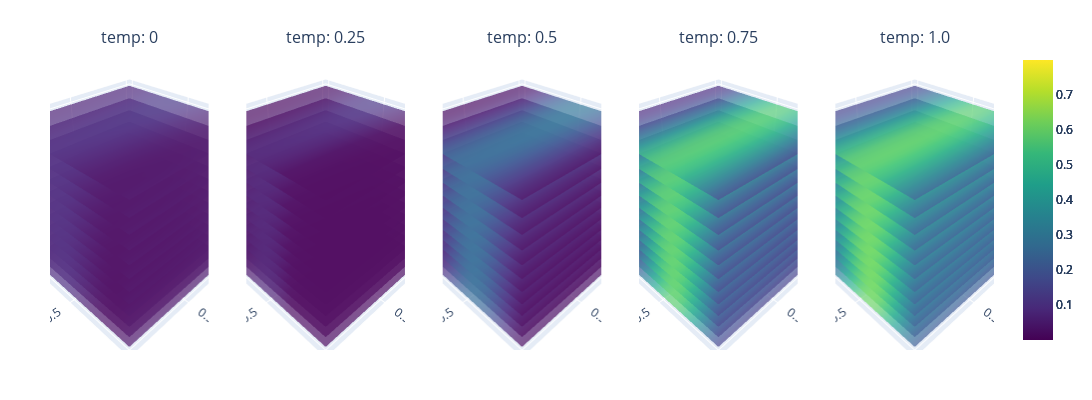

Write notebook code for a chart like this one.
### Code cell
random_seed = 0
iterations = 3
# Perform a random search on set_dataA for 5 random samples

iteration = np.arange(1, iterations+1)
batch_size = 15

# Iteration 0: Set up gp with initial data
original_bounds = torch.tensor([[30., 20., 75. , 33.], [600., 170., 100.,100.]], dtype=dtype, device=device)


x_inputs = all_data[['time','temp','sulf','anly'] ]
y_outputs = all_data["yield product"]
yvar_outputs = all_data["var yield"]
# Set the device and dtype
device = torch.device("cuda" if torch.cuda.is_available() else "cpu")
dtype = torch.float32
# Convert to torch tensors
x_all = torch.tensor(x_inputs.to_numpy(), dtype=torch.float32)
nx_all = normalize(x_all,original_bounds)
y_all = torch.tensor(y_outputs.values.reshape(-1, 1), dtype=torch.float32)
yvar_all = torch.tensor(yvar_outputs.values.reshape(-1, 1), dtype=torch.float32)

random.seed(5)
random_indices = random.sample(range(x_all.shape[0]), batch_size)
x_train = x_all[random_indices]
nx_train = normalize(x_train, bounds=original_bounds) # normalized data for training

y_train = y_all[random_indices]
y_train_var = yvar_all[random_indices]



# Remove x_train rows from x_inputs
# Convert x_train to numpy for comparison
x_train_np = x_train.cpu().numpy()
# Find all rows in x_inputs that are not in x_train
mask = ~x_inputs.apply(lambda row: ((x_train_np == row.values).all(axis=1)).any(), axis=1)
x_input_new = x_inputs[mask]
y_output_new = y_outputs[mask]
yvar_output_new = yvar_outputs[mask]
query = PoolObjectives(x_input_new, y_output_new ,yvar_output_new, columns=['time', 'temp', 'sulf', 'anly'])
# Step 1: Initialize your model
gp_model = Models(x_train=nx_train, y_train=y_train, y_train_var=y_train_var, bounds=original_bounds, batch_size=batch_size, objective=query)

# Step 2: Initialize Plotting class
variable_combinations = [('time', 'sulf', 'anly'), ('time', 'anly', 'sulf'), ('sulf', 'anly', 'time')]
plotting = Plotting(gp_model, variable_combinations=variable_combinations)

combination = variable_combinations[0]
minmax = [y_train.min(), y_train.max()]
plotting.sliced_plotting('ModelA',combination, minmax)

### Figure 1 — Plotly figure (JSON) as saved in the notebook; plotly's stock layout.template omitted (floating-point values rounded to 4 significant figures; data arrays with more than 128 entries replaced by an {"elided": "..."} marker saying what was removed)
{"data": [{"cmax": 0.7988, "cmin": 0.0004936, "colorscale": [[0, "#440154"], [0.1111, "#482878"], [0.2222, "#3e4989"], [0.3333, "#31688e"], [0.4444, "#26828e"], [0.5556, "#1f9e89"], [0.6667, "#35b779"], [0.7778, "#6ece58"], [0.8889, "#b5de2b"], [1, "#fde725"]], "opacity": 0.7, "scene": "scene", "showscale": true, "surfacecolor": {"elided": "20x20 float values"}, "type": "surface", "x": {"elided": "20x20 float values"}, "y": {"elided": "20x20 float values"}, "z": {"elided": "20x20 float values"}}, {"cmax": 0.7988, "cmin": 0.0004936, "colorscale": [[0, "#440154"], [0.1111, "#482878"], [0.2222, "#3e4989"], [0.3333, "#31688e"], [0.4444, "#26828e"], [0.5556, "#1f9e89"], [0.6667, "#35b779"], [0.7778, "#6ece58"], [0.8889, "#b5de2b"], [1, "#fde725"]], "opacity": 0.7, "scene": "scene2", "showscale": true, "surfacecolor": {"elided": "20x20 float values"}, "type": "surface", "x": {"elided": "20x20 float values"}, "y": {"elided": "20x20 float values"}, "z": {"elided": "20x20 float values"}}, {"cmax": 0.7988, "cmin": 0.0004936, "colorscale": [[0, "#440154"], [0.1111, "#482878"], [0.2222, "#3e4989"], [0.3333, "#31688e"], [0.4444, "#26828e"], [0.5556, "#1f9e89"], [0.6667, "#35b779"], [0.7778, "#6ece58"], [0.8889, "#b5de2b"], [1, "#fde725"]], "opacity": 0.7, "scene": "scene3", "showscale": true, "surfacecolor": {"elided": "20x20 float values"}, "type": "surface", "x": {"elided": "20x20 float values"}, "y": {"elided": "20x20 float values"}, "z": {"elided": "20x20 float values"}}, {"cmax": 0.7988, "cmin": 0.0004936, "colorscale": [[0, "#440154"], [0.1111, "#482878"], [0.2222, "#3e4989"], [0.3333, "#31688e"], [0.4444, "#26828e"], [0.5556, "#1f9e89"], [0.6667, "#35b779"], [0.7778, "#6ece58"], [0.8889, "#b5de2b"], [1, "#fde725"]], "opacity": 0.7, "scene": "scene4", "showscale": true, "surfacecolor": {"elided": "20x20 float values"}, "type": "surface", "x": {"elided": "20x20 float values"}, "y": {"elided": "20x20 float values"}, "z": {"elided": "20x20 float values"}}, {"cmax": 0.7988, "cmin": 0.0004936, "colorscale": [[0, "#440154"], [0.1111, "#482878"], [0.2222, "#3e4989"], [0.3333, "#31688e"], [0.4444, "#26828e"], [0.5556, "#1f9e89"], [0.6667, "#35b779"], [0.7778, "#6ece58"], [0.8889, "#b5de2b"], [1, "#fde725"]], "opacity": 0.7, "scene": "scene5", "showscale": true, "surfacecolor": {"elided": "20x20 float values"}, "type": "surface", "x": {"elided": "20x20 float values"}, "y": {"elided": "20x20 float values"}, "z": {"elided": "20x20 float values"}}, {"cmax": 0.7988, "cmin": 0.0004936, "colorscale": [[0, "#440154"], [0.1111, "#482878"], [0.2222, "#3e4989"], [0.3333, "#31688e"], [0.4444, "#26828e"], [0.5556, "#1f9e89"], [0.6667, "#35b779"], [0.7778, "#6ece58"], [0.8889, "#b5de2b"], [1, "#fde725"]], "opacity": 0.7, "scene": "scene", "showscale": false, "surfacecolor": {"elided": "20x20 float values"}, "type": "surface", "x": {"elided": "20x20 float values"}, "y": {"elided": "20x20 float values"}, "z": {"elided": "20x20 float values"}}, {"cmax": 0.7988, "cmin": 0.0004936, "colorscale": [[0, "#440154"], [0.1111, "#482878"], [0.2222, "#3e4989"], [0.3333, "#31688e"], [0.4444, "#26828e"], [0.5556, "#1f9e89"], [0.6667, "#35b779"], [0.7778, "#6ece58"], [0.8889, "#b5de2b"], [1, "#fde725"]], "opacity": 0.7, "scene": "scene2", "showscale": false, "surfacecolor": {"elided": "20x20 float values"}, "type": "surface", "x": {"elided": "20x20 float values"}, "y": {"elided": "20x20 float values"}, "z": {"elided": "20x20 float values"}}, {"cmax": 0.7988, "cmin": 0.0004936, "colorscale": [[0, "#440154"], [0.1111, "#482878"], [0.2222, "#3e4989"], [0.3333, "#31688e"], [0.4444, "#26828e"], [0.5556, "#1f9e89"], [0.6667, "#35b779"], [0.7778, "#6ece58"], [0.8889, "#b5de2b"], [1, "#fde725"]], "opacity": 0.7, "scene": "scene3", "showscale": false, "surfacecolor": {"elided": "20x20 float values"}, "type": "surface", "x": {"elided": "20x20 float values"}, "y": {"elided": "20x20 float values"}, "z": {"elided": "20x20 float values"}}, {"cmax": 0.7988, "cmin": 0.0004936, "colorscale": [[0, "#440154"], [0.1111, "#482878"], [0.2222, "#3e4989"], [0.3333, "#31688e"], [0.4444, "#26828e"], [0.5556, "#1f9e89"], [0.6667, "#35b779"], [0.7778, "#6ece58"], [0.8889, "#b5de2b"], [1, "#fde725"]], "opacity": 0.7, "scene": "scene4", "showscale": false, "surfacecolor": {"elided": "20x20 float values"}, "type": "surface", "x": {"elided": "20x20 float values"}, "y": {"elided": "20x20 float values"}, "z": {"elided": "20x20 float values"}}, {"cmax": 0.7988, "cmin": 0.0004936, "colorscale": [[0, "#440154"], [0.1111, "#482878"], [0.2222, "#3e4989"], [0.3333, "#31688e"], [0.4444, "#26828e"], [0.5556, "#1f9e89"], [0.6667, "#35b779"], [0.7778, "#6ece58"], [0.8889, "#b5de2b"], [1, "#fde725"]], "opacity": 0.7, "scene": "scene5", "showscale": false, "surfacecolor": {"elided": "20x20 float values"}, "type": "surface", "x": {"elided": "20x20 float values"}, "y": {"elided": "20x20 float values"}, "z": {"elided": "20x20 float values"}}, {"cmax": 0.7988, "cmin": 0.0004936, "colorscale": [[0, "#440154"], [0.1111, "#482878"], [0.2222, "#3e4989"], [0.3333, "#31688e"], [0.4444, "#26828e"], [0.5556, "#1f9e89"], [0.6667, "#35b779"], [0.7778, "#6ece58"], [0.8889, "#b5de2b"], [1, "#fde725"]], "opacity": 0.7, "scene": "scene", "showscale": false, "surfacecolor": {"elided": "20x20 float values"}, "type": "surface", "x": {"elided": "20x20 float values"}, "y": {"elided": "20x20 float values"}, "z": {"elided": "20x20 float values"}}, {"cmax": 0.7988, "cmin": 0.0004936, "colorscale": [[0, "#440154"], [0.1111, "#482878"], [0.2222, "#3e4989"], [0.3333, "#31688e"], [0.4444, "#26828e"], [0.5556, "#1f9e89"], [0.6667, "#35b779"], [0.7778, "#6ece58"], [0.8889, "#b5de2b"], [1, "#fde725"]], "opacity": 0.7, "scene": "scene2", "showscale": false, "surfacecolor": {"elided": "20x20 float values"}, "type": "surface", "x": {"elided": "20x20 float values"}, "y": {"elided": "20x20 float values"}, "z": {"elided": "20x20 float values"}}, {"cmax": 0.7988, "cmin": 0.0004936, "colorscale": [[0, "#440154"], [0.1111, "#482878"], [0.2222, "#3e4989"], [0.3333, "#31688e"], [0.4444, "#26828e"], [0.5556, "#1f9e89"], [0.6667, "#35b779"], [0.7778, "#6ece58"], [0.8889, "#b5de2b"], [1, "#fde725"]], "opacity": 0.7, "scene": "scene3", "showscale": false, "surfacecolor": {"elided": "20x20 float values"}, "type": "surface", "x": {"elided": "20x20 float values"}, "y": {"elided": "20x20 float values"}, "z": {"elided": "20x20 float values"}}, {"cmax": 0.7988, "cmin": 0.0004936, "colorscale": [[0, "#440154"], [0.1111, "#482878"], [0.2222, "#3e4989"], [0.3333, "#31688e"], [0.4444, "#26828e"], [0.5556, "#1f9e89"], [0.6667, "#35b779"], [0.7778, "#6ece58"], [0.8889, "#b5de2b"], [1, "#fde725"]], "opacity": 0.7, "scene": "scene4", "showscale": false, "surfacecolor": {"elided": "20x20 float values"}, "type": "surface", "x": {"elided": "20x20 float values"}, "y": {"elided": "20x20 float values"}, "z": {"elided": "20x20 float values"}}, {"cmax": 0.7988, "cmin": 0.0004936, "colorscale": [[0, "#440154"], [0.1111, "#482878"], [0.2222, "#3e4989"], [0.3333, "#31688e"], [0.4444, "#26828e"], [0.5556, "#1f9e89"], [0.6667, "#35b779"], [0.7778, "#6ece58"], [0.8889, "#b5de2b"], [1, "#fde725"]], "opacity": 0.7, "scene": "scene5", "showscale": false, "surfacecolor": {"elided": "20x20 float values"}, "type": "surface", "x": {"elided": "20x20 float values"}, "y": {"elided": "20x20 float values"}, "z": {"elided": "20x20 float values"}}, {"cmax": 0.7988, "cmin": 0.0004936, "colorscale": [[0, "#440154"], [0.1111, "#482878"], [0.2222, "#3e4989"], [0.3333, "#31688e"], [0.4444, "#26828e"], [0.5556, "#1f9e89"], [0.6667, "#35b779"], [0.7778, "#6ece58"], [0.8889, "#b5de2b"], [1, "#fde725"]], "opacity": 0.7, "scene": "scene", "showscale": false, "surfacecolor": {"elided": "20x20 float values"}, "type": "surface", "x": {"elided": "20x20 float values"}, "y": {"elided": "20x20 float values"}, "z": {"elided": "20x20 float values"}}, {"cmax": 0.7988, "cmin": 0.0004936, "colorscale": [[0, "#440154"], [0.1111, "#482878"], [0.2222, "#3e4989"], [0.3333, "#31688e"], [0.4444, "#26828e"], [0.5556, "#1f9e89"], [0.6667, "#35b779"], [0.7778, "#6ece58"], [0.8889, "#b5de2b"], [1, "#fde725"]], "opacity": 0.7, "scene": "scene2", "showscale": false, "surfacecolor": {"elided": "20x20 float values"}, "type": "surface", "x": {"elided": "20x20 float values"}, "y": {"elided": "20x20 float values"}, "z": {"elided": "20x20 float values"}}, {"cmax": 0.7988, "cmin": 0.0004936, "colorscale": [[0, "#440154"], [0.1111, "#482878"], [0.2222, "#3e4989"], [0.3333, "#31688e"], [0.4444, "#26828e"], [0.5556, "#1f9e89"], [0.6667, "#35b779"], [0.7778, "#6ece58"], [0.8889, "#b5de2b"], [1, "#fde725"]], "opacity": 0.7, "scene": "scene3", "showscale": false, "surfacecolor": {"elided": "20x20 float values"}, "type": "surface", "x": {"elided": "20x20 float values"}, "y": {"elided": "20x20 float values"}, "z": {"elided": "20x20 float values"}}, {"cmax": 0.7988, "cmin": 0.0004936, "colorscale": [[0, "#440154"], [0.1111, "#482878"], [0.2222, "#3e4989"], [0.3333, "#31688e"], [0.4444, "#26828e"], [0.5556, "#1f9e89"], [0.6667, "#35b779"], [0.7778, "#6ece58"], [0.8889, "#b5de2b"], [1, "#fde725"]], "opacity": 0.7, "scene": "scene4", "showscale": false, "surfacecolor": {"elided": "20x20 float values"}, "type": "surface", "x": {"elided": "20x20 float values"}, "y": {"elided": "20x20 float values"}, "z": {"elided": "20x20 float values"}}, {"cmax": 0.7988, "cmin": 0.0004936, "colorscale": [[0, "#440154"], [0.1111, "#482878"], [0.2222, "#3e4989"], [0.3333, "#31688e"], [0.4444, "#26828e"], [0.5556, "#1f9e89"], [0.6667, "#35b779"], [0.7778, "#6ece58"], [0.8889, "#b5de2b"], [1, "#fde725"]], "opacity": 0.7, "scene": "scene5", "showscale": false, "surfacecolor": {"elided": "20x20 float values"}, "type": "surface", "x": {"elided": "20x20 float values"}, "y": {"elided": "20x20 float values"}, "z": {"elided": "20x20 float values"}}, {"cmax": 0.7988, "cmin": 0.0004936, "colorscale": [[0, "#440154"], [0.1111, "#482878"], [0.2222, "#3e4989"], [0.3333, "#31688e"], [0.4444, "#26828e"], [0.5556, "#1f9e89"], [0.6667, "#35b779"], [0.7778, "#6ece58"], [0.8889, "#b5de2b"], [1, "#fde725"]], "opacity": 0.7, "scene": "scene", "showscale": false, "surfacecolor": {"elided": "20x20 float values"}, "type": "surface", "x": {"elided": "20x20 float values"}, "y": {"elided": "20x20 float values"}, "z": {"elided": "20x20 float values"}}, {"cmax": 0.7988, "cmin": 0.0004936, "colorscale": [[0, "#440154"], [0.1111, "#482878"], [0.2222, "#3e4989"], [0.3333, "#31688e"], [0.4444, "#26828e"], [0.5556, "#1f9e89"], [0.6667, "#35b779"], [0.7778, "#6ece58"], [0.8889, "#b5de2b"], [1, "#fde725"]], "opacity": 0.7, "scene": "scene2", "showscale": false, "surfacecolor": {"elided": "20x20 float values"}, "type": "surface", "x": {"elided": "20x20 float values"}, "y": {"elided": "20x20 float values"}, "z": {"elided": "20x20 float values"}}, {"cmax": 0.7988, "cmin": 0.0004936, "colorscale": [[0, "#440154"], [0.1111, "#482878"], [0.2222, "#3e4989"], [0.3333, "#31688e"], [0.4444, "#26828e"], [0.5556, "#1f9e89"], [0.6667, "#35b779"], [0.7778, "#6ece58"], [0.8889, "#b5de2b"], [1, "#fde725"]], "opacity": 0.7, "scene": "scene3", "showscale": false, "surfacecolor": {"elided": "20x20 float values"}, "type": "surface", "x": {"elided": "20x20 float values"}, "y": {"elided": "20x20 float values"}, "z": {"elided": "20x20 float values"}}, {"cmax": 0.7988, "cmin": 0.0004936, "colorscale": [[0, "#440154"], [0.1111, "#482878"], [0.2222, "#3e4989"], [0.3333, "#31688e"], [0.4444, "#26828e"], [0.5556, "#1f9e89"], [0.6667, "#35b779"], [0.7778, "#6ece58"], [0.8889, "#b5de2b"], [1, "#fde725"]], "opacity": 0.7, "scene": "scene4", "showscale": false, "surfacecolor": {"elided": "20x20 float values"}, "type": "surface", "x": {"elided": "20x20 float values"}, "y": {"elided": "20x20 float values"}, "z": {"elided": "20x20 float values"}}, {"cmax": 0.7988, "cmin": 0.0004936, "colorscale": [[0, "#440154"], [0.1111, "#482878"], [0.2222, "#3e4989"], [0.3333, "#31688e"], [0.4444, "#26828e"], [0.5556, "#1f9e89"], [0.6667, "#35b779"], [0.7778, "#6ece58"], [0.8889, "#b5de2b"], [1, "#fde725"]], "opacity": 0.7, "scene": "scene5", "showscale": false, "surfacecolor": {"elided": "20x20 float values"}, "type": "surface", "x": {"elided": "20x20 float values"}, "y": {"elided": "20x20 float values"}, "z": {"elided": "20x20 float values"}}, {"cmax": 0.7988, "cmin": 0.0004936, "colorscale": [[0, "#440154"], [0.1111, "#482878"], [0.2222, "#3e4989"], [0.3333, "#31688e"], [0.4444, "#26828e"], [0.5556, "#1f9e89"], [0.6667, "#35b779"], [0.7778, "#6ece58"], [0.8889, "#b5de2b"], [1, "#fde725"]], "opacity": 0.7, "scene": "scene", "showscale": false, "surfacecolor": {"elided": "20x20 float values"}, "type": "surface", "x": {"elided": "20x20 float values"}, "y": {"elided": "20x20 float values"}, "z": {"elided": "20x20 float values"}}, {"cmax": 0.7988, "cmin": 0.0004936, "colorscale": [[0, "#440154"], [0.1111, "#482878"], [0.2222, "#3e4989"], [0.3333, "#31688e"], [0.4444, "#26828e"], [0.5556, "#1f9e89"], [0.6667, "#35b779"], [0.7778, "#6ece58"], [0.8889, "#b5de2b"], [1, "#fde725"]], "opacity": 0.7, "scene": "scene2", "showscale": false, "surfacecolor": {"elided": "20x20 float values"}, "type": "surface", "x": {"elided": "20x20 float values"}, "y": {"elided": "20x20 float values"}, "z": {"elided": "20x20 float values"}}, {"cmax": 0.7988, "cmin": 0.0004936, "colorscale": [[0, "#440154"], [0.1111, "#482878"], [0.2222, "#3e4989"], [0.3333, "#31688e"], [0.4444, "#26828e"], [0.5556, "#1f9e89"], [0.6667, "#35b779"], [0.7778, "#6ece58"], [0.8889, "#b5de2b"], [1, "#fde725"]], "opacity": 0.7, "scene": "scene3", "showscale": false, "surfacecolor": {"elided": "20x20 float values"}, "type": "surface", "x": {"elided": "20x20 float values"}, "y": {"elided": "20x20 float values"}, "z": {"elided": "20x20 float values"}}, {"cmax": 0.7988, "cmin": 0.0004936, "colorscale": [[0, "#440154"], [0.1111, "#482878"], [0.2222, "#3e4989"], [0.3333, "#31688e"], [0.4444, "#26828e"], [0.5556, "#1f9e89"], [0.6667, "#35b779"], [0.7778, "#6ece58"], [0.8889, "#b5de2b"], [1, "#fde725"]], "opacity": 0.7, "scene": "scene4", "showscale": false, "surfacecolor": {"elided": "20x20 float values"}, "type": "surface", "x": {"elided": "20x20 float values"}, "y": {"elided": "20x20 float values"}, "z": {"elided": "20x20 float values"}}, {"cmax": 0.7988, "cmin": 0.0004936, "colorscale": [[0, "#440154"], [0.1111, "#482878"], [0.2222, "#3e4989"], [0.3333, "#31688e"], [0.4444, "#26828e"], [0.5556, "#1f9e89"], [0.6667, "#35b779"], [0.7778, "#6ece58"], [0.8889, "#b5de2b"], [1, "#fde725"]], "opacity": 0.7, "scene": "scene5", "showscale": false, "surfacecolor": {"elided": "20x20 float values"}, "type": "surface", "x": {"elided": "20x20 float values"}, "y": {"elided": "20x20 float values"}, "z": {"elided": "20x20 float values"}}, {"cmax": 0.7988, "cmin": 0.0004936, "colorscale": [[0, "#440154"], [0.1111, "#482878"], [0.2222, "#3e4989"], [0.3333, "#31688e"], [0.4444, "#26828e"], [0.5556, "#1f9e89"], [0.6667, "#35b779"], [0.7778, "#6ece58"], [0.8889, "#b5de2b"], [1, "#fde725"]], "opacity": 0.7, "scene": "scene", "showscale": false, "surfacecolor": {"elided": "20x20 float values"}, "type": "surface", "x": {"elided": "20x20 float values"}, "y": {"elided": "20x20 float values"}, "z": {"elided": "20x20 float values"}}, {"cmax": 0.7988, "cmin": 0.0004936, "colorscale": [[0, "#440154"], [0.1111, "#482878"], [0.2222, "#3e4989"], [0.3333, "#31688e"], [0.4444, "#26828e"], [0.5556, "#1f9e89"], [0.6667, "#35b779"], [0.7778, "#6ece58"], [0.8889, "#b5de2b"], [1, "#fde725"]], "opacity": 0.7, "scene": "scene2", "showscale": false, "surfacecolor": {"elided": "20x20 float values"}, "type": "surface", "x": {"elided": "20x20 float values"}, "y": {"elided": "20x20 float values"}, "z": {"elided": "20x20 float values"}}, {"cmax": 0.7988, "cmin": 0.0004936, "colorscale": [[0, "#440154"], [0.1111, "#482878"], [0.2222, "#3e4989"], [0.3333, "#31688e"], [0.4444, "#26828e"], [0.5556, "#1f9e89"], [0.6667, "#35b779"], [0.7778, "#6ece58"], [0.8889, "#b5de2b"], [1, "#fde725"]], "opacity": 0.7, "scene": "scene3", "showscale": false, "surfacecolor": {"elided": "20x20 float values"}, "type": "surface", "x": {"elided": "20x20 float values"}, "y": {"elided": "20x20 float values"}, "z": {"elided": "20x20 float values"}}, {"cmax": 0.7988, "cmin": 0.0004936, "colorscale": [[0, "#440154"], [0.1111, "#482878"], [0.2222, "#3e4989"], [0.3333, "#31688e"], [0.4444, "#26828e"], [0.5556, "#1f9e89"], [0.6667, "#35b779"], [0.7778, "#6ece58"], [0.8889, "#b5de2b"], [1, "#fde725"]], "opacity": 0.7, "scene": "scene4", "showscale": false, "surfacecolor": {"elided": "20x20 float values"}, "type": "surface", "x": {"elided": "20x20 float values"}, "y": {"elided": "20x20 float values"}, "z": {"elided": "20x20 float values"}}, {"cmax": 0.7988, "cmin": 0.0004936, "colorscale": [[0, "#440154"], [0.1111, "#482878"], [0.2222, "#3e4989"], [0.3333, "#31688e"], [0.4444, "#26828e"], [0.5556, "#1f9e89"], [0.6667, "#35b779"], [0.7778, "#6ece58"], [0.8889, "#b5de2b"], [1, "#fde725"]], "opacity": 0.7, "scene": "scene5", "showscale": false, "surfacecolor": {"elided": "20x20 float values"}, "type": "surface", "x": {"elided": "20x20 float values"}, "y": {"elided": "20x20 float values"}, "z": {"elided": "20x20 float values"}}, {"cmax": 0.7988, "cmin": 0.0004936, "colorscale": [[0, "#440154"], [0.1111, "#482878"], [0.2222, "#3e4989"], [0.3333, "#31688e"], [0.4444, "#26828e"], [0.5556, "#1f9e89"], [0.6667, "#35b779"], [0.7778, "#6ece58"], [0.8889, "#b5de2b"], [1, "#fde725"]], "opacity": 0.7, "scene": "scene", "showscale": false, "surfacecolor": {"elided": "20x20 float values"}, "type": "surface", "x": {"elided": "20x20 float values"}, "y": {"elided": "20x20 float values"}, "z": {"elided": "20x20 float values"}}, {"cmax": 0.7988, "cmin": 0.0004936, "colorscale": [[0, "#440154"], [0.1111, "#482878"], [0.2222, "#3e4989"], [0.3333, "#31688e"], [0.4444, "#26828e"], [0.5556, "#1f9e89"], [0.6667, "#35b779"], [0.7778, "#6ece58"], [0.8889, "#b5de2b"], [1, "#fde725"]], "opacity": 0.7, "scene": "scene2", "showscale": false, "surfacecolor": {"elided": "20x20 float values"}, "type": "surface", "x": {"elided": "20x20 float values"}, "y": {"elided": "20x20 float values"}, "z": {"elided": "20x20 float values"}}, {"cmax": 0.7988, "cmin": 0.0004936, "colorscale": [[0, "#440154"], [0.1111, "#482878"], [0.2222, "#3e4989"], [0.3333, "#31688e"], [0.4444, "#26828e"], [0.5556, "#1f9e89"], [0.6667, "#35b779"], [0.7778, "#6ece58"], [0.8889, "#b5de2b"], [1, "#fde725"]], "opacity": 0.7, "scene": "scene3", "showscale": false, "surfacecolor": {"elided": "20x20 float values"}, "type": "surface", "x": {"elided": "20x20 float values"}, "y": {"elided": "20x20 float values"}, "z": {"elided": "20x20 float values"}}, {"cmax": 0.7988, "cmin": 0.0004936, "colorscale": [[0, "#440154"], [0.1111, "#482878"], [0.2222, "#3e4989"], [0.3333, "#31688e"], [0.4444, "#26828e"], [0.5556, "#1f9e89"], [0.6667, "#35b779"], [0.7778, "#6ece58"], [0.8889, "#b5de2b"], [1, "#fde725"]], "opacity": 0.7, "scene": "scene4", "showscale": false, "surfacecolor": {"elided": "20x20 float values"}, "type": "surface", "x": {"elided": "20x20 float values"}, "y": {"elided": "20x20 float values"}, "z": {"elided": "20x20 float values"}}, {"cmax": 0.7988, "cmin": 0.0004936, "colorscale": [[0, "#440154"], [0.1111, "#482878"], [0.2222, "#3e4989"], [0.3333, "#31688e"], [0.4444, "#26828e"], [0.5556, "#1f9e89"], [0.6667, "#35b779"], [0.7778, "#6ece58"], [0.8889, "#b5de2b"], [1, "#fde725"]], "opacity": 0.7, "scene": "scene5", "showscale": false, "surfacecolor": {"elided": "20x20 float values"}, "type": "surface", "x": {"elided": "20x20 float values"}, "y": {"elided": "20x20 float values"}, "z": {"elided": "20x20 float values"}}, {"cmax": 0.7988, "cmin": 0.0004936, "colorscale": [[0, "#440154"], [0.1111, "#482878"], [0.2222, "#3e4989"], [0.3333, "#31688e"], [0.4444, "#26828e"], [0.5556, "#1f9e89"], [0.6667, "#35b779"], [0.7778, "#6ece58"], [0.8889, "#b5de2b"], [1, "#fde725"]], "opacity": 0.7, "scene": "scene", "showscale": false, "surfacecolor": {"elided": "20x20 float values"}, "type": "surface", "x": {"elided": "20x20 float values"}, "y": {"elided": "20x20 float values"}, "z": {"elided": "20x20 float values"}}, {"cmax": 0.7988, "cmin": 0.0004936, "colorscale": [[0, "#440154"], [0.1111, "#482878"], [0.2222, "#3e4989"], [0.3333, "#31688e"], [0.4444, "#26828e"], [0.5556, "#1f9e89"], [0.6667, "#35b779"], [0.7778, "#6ece58"], [0.8889, "#b5de2b"], [1, "#fde725"]], "opacity": 0.7, "scene": "scene2", "showscale": false, "surfacecolor": {"elided": "20x20 float values"}, "type": "surface", "x": {"elided": "20x20 float values"}, "y": {"elided": "20x20 float values"}, "z": {"elided": "20x20 float values"}}, {"cmax": 0.7988, "cmin": 0.0004936, "colorscale": [[0, "#440154"], [0.1111, "#482878"], [0.2222, "#3e4989"], [0.3333, "#31688e"], [0.4444, "#26828e"], [0.5556, "#1f9e89"], [0.6667, "#35b779"], [0.7778, "#6ece58"], [0.8889, "#b5de2b"], [1, "#fde725"]], "opacity": 0.7, "scene": "scene3", "showscale": false, "surfacecolor": {"elided": "20x20 float values"}, "type": "surface", "x": {"elided": "20x20 float values"}, "y": {"elided": "20x20 float values"}, "z": {"elided": "20x20 float values"}}, {"cmax": 0.7988, "cmin": 0.0004936, "colorscale": [[0, "#440154"], [0.1111, "#482878"], [0.2222, "#3e4989"], [0.3333, "#31688e"], [0.4444, "#26828e"], [0.5556, "#1f9e89"], [0.6667, "#35b779"], [0.7778, "#6ece58"], [0.8889, "#b5de2b"], [1, "#fde725"]], "opacity": 0.7, "scene": "scene4", "showscale": false, "surfacecolor": {"elided": "20x20 float values"}, "type": "surface", "x": {"elided": "20x20 float values"}, "y": {"elided": "20x20 float values"}, "z": {"elided": "20x20 float values"}}, {"cmax": 0.7988, "cmin": 0.0004936, "colorscale": [[0, "#440154"], [0.1111, "#482878"], [0.2222, "#3e4989"], [0.3333, "#31688e"], [0.4444, "#26828e"], [0.5556, "#1f9e89"], [0.6667, "#35b779"], [0.7778, "#6ece58"], [0.8889, "#b5de2b"], [1, "#fde725"]], "opacity": 0.7, "scene": "scene5", "showscale": false, "surfacecolor": {"elided": "20x20 float values"}, "type": "surface", "x": {"elided": "20x20 float values"}, "y": {"elided": "20x20 float values"}, "z": {"elided": "20x20 float values"}}, {"cmax": 0.7988, "cmin": 0.0004936, "colorscale": [[0, "#440154"], [0.1111, "#482878"], [0.2222, "#3e4989"], [0.3333, "#31688e"], [0.4444, "#26828e"], [0.5556, "#1f9e89"], [0.6667, "#35b779"], [0.7778, "#6ece58"], [0.8889, "#b5de2b"], [1, "#fde725"]], "opacity": 0.7, "scene": "scene", "showscale": false, "surfacecolor": {"elided": "20x20 float values"}, "type": "surface", "x": {"elided": "20x20 float values"}, "y": {"elided": "20x20 float values"}, "z": {"elided": "20x20 float values"}}, {"cmax": 0.7988, "cmin": 0.0004936, "colorscale": [[0, "#440154"], [0.1111, "#482878"], [0.2222, "#3e4989"], [0.3333, "#31688e"], [0.4444, "#26828e"], [0.5556, "#1f9e89"], [0.6667, "#35b779"], [0.7778, "#6ece58"], [0.8889, "#b5de2b"], [1, "#fde725"]], "opacity": 0.7, "scene": "scene2", "showscale": false, "surfacecolor": {"elided": "20x20 float values"}, "type": "surface", "x": {"elided": "20x20 float values"}, "y": {"elided": "20x20 float values"}, "z": {"elided": "20x20 float values"}}, {"cmax": 0.7988, "cmin": 0.0004936, "colorscale": [[0, "#440154"], [0.1111, "#482878"], [0.2222, "#3e4989"], [0.3333, "#31688e"], [0.4444, "#26828e"], [0.5556, "#1f9e89"], [0.6667, "#35b779"], [0.7778, "#6ece58"], [0.8889, "#b5de2b"], [1, "#fde725"]], "opacity": 0.7, "scene": "scene3", "showscale": false, "surfacecolor": {"elided": "20x20 float values"}, "type": "surface", "x": {"elided": "20x20 float values"}, "y": {"elided": "20x20 float values"}, "z": {"elided": "20x20 float values"}}, {"cmax": 0.7988, "cmin": 0.0004936, "colorscale": [[0, "#440154"], [0.1111, "#482878"], [0.2222, "#3e4989"], [0.3333, "#31688e"], [0.4444, "#26828e"], [0.5556, "#1f9e89"], [0.6667, "#35b779"], [0.7778, "#6ece58"], [0.8889, "#b5de2b"], [1, "#fde725"]], "opacity": 0.7, "scene": "scene4", "showscale": false, "surfacecolor": {"elided": "20x20 float values"}, "type": "surface", "x": {"elided": "20x20 float values"}, "y": {"elided": "20x20 float values"}, "z": {"elided": "20x20 float values"}}, {"cmax": 0.7988, "cmin": 0.0004936, "colorscale": [[0, "#440154"], [0.1111, "#482878"], [0.2222, "#3e4989"], [0.3333, "#31688e"], [0.4444, "#26828e"], [0.5556, "#1f9e89"], [0.6667, "#35b779"], [0.7778, "#6ece58"], [0.8889, "#b5de2b"], [1, "#fde725"]], "opacity": 0.7, "scene": "scene5", "showscale": false, "surfacecolor": {"elided": "20x20 float values"}, "type": "surface", "x": {"elided": "20x20 float values"}, "y": {"elided": "20x20 float values"}, "z": {"elided": "20x20 float values"}}, {"cmax": 0.7988, "cmin": 0.0004936, "colorscale": [[0, "#440154"], [0.1111, "#482878"], [0.2222, "#3e4989"], [0.3333, "#31688e"], [0.4444, "#26828e"], [0.5556, "#1f9e89"], [0.6667, "#35b779"], [0.7778, "#6ece58"], [0.8889, "#b5de2b"], [1, "#fde725"]], "opacity": 0.7, "scene": "scene", "showscale": false, "surfacecolor": {"elided": "20x20 float values"}, "type": "surface", "x": {"elided": "20x20 float values"}, "y": {"elided": "20x20 float values"}, "z": {"elided": "20x20 float values"}}, {"cmax": 0.7988, "cmin": 0.0004936, "colorscale": [[0, "#440154"], [0.1111, "#482878"], [0.2222, "#3e4989"], [0.3333, "#31688e"], [0.4444, "#26828e"], [0.5556, "#1f9e89"], [0.6667, "#35b779"], [0.7778, "#6ece58"], [0.8889, "#b5de2b"], [1, "#fde725"]], "opacity": 0.7, "scene": "scene2", "showscale": false, "surfacecolor": {"elided": "20x20 float values"}, "type": "surface", "x": {"elided": "20x20 float values"}, "y": {"elided": "20x20 float values"}, "z": {"elided": "20x20 float values"}}, {"cmax": 0.7988, "cmin": 0.0004936, "colorscale": [[0, "#440154"], [0.1111, "#482878"], [0.2222, "#3e4989"], [0.3333, "#31688e"], [0.4444, "#26828e"], [0.5556, "#1f9e89"], [0.6667, "#35b779"], [0.7778, "#6ece58"], [0.8889, "#b5de2b"], [1, "#fde725"]], "opacity": 0.7, "scene": "scene3", "showscale": false, "surfacecolor": {"elided": "20x20 float values"}, "type": "surface", "x": {"elided": "20x20 float values"}, "y": {"elided": "20x20 float values"}, "z": {"elided": "20x20 float values"}}, {"cmax": 0.7988, "cmin": 0.0004936, "colorscale": [[0, "#440154"], [0.1111, "#482878"], [0.2222, "#3e4989"], [0.3333, "#31688e"], [0.4444, "#26828e"], [0.5556, "#1f9e89"], [0.6667, "#35b779"], [0.7778, "#6ece58"], [0.8889, "#b5de2b"], [1, "#fde725"]], "opacity": 0.7, "scene": "scene4", "showscale": false, "surfacecolor": {"elided": "20x20 float values"}, "type": "surface", "x": {"elided": "20x20 float values"}, "y": {"elided": "20x20 float values"}, "z": {"elided": "20x20 float values"}}, {"cmax": 0.7988, "cmin": 0.0004936, "colorscale": [[0, "#440154"], [0.1111, "#482878"], [0.2222, "#3e4989"], [0.3333, "#31688e"], [0.4444, "#26828e"], [0.5556, "#1f9e89"], [0.6667, "#35b779"], [0.7778, "#6ece58"], [0.8889, "#b5de2b"], [1, "#fde725"]], "opacity": 0.7, "scene": "scene5", "showscale": false, "surfacecolor": {"elided": "20x20 float values"}, "type": "surface", "x": {"elided": "20x20 float values"}, "y": {"elided": "20x20 float values"}, "z": {"elided": "20x20 float values"}}, {"cmax": 0.7988, "cmin": 0.0004936, "colorscale": [[0, "#440154"], [0.1111, "#482878"], [0.2222, "#3e4989"], [0.3333, "#31688e"], [0.4444, "#26828e"], [0.5556, "#1f9e89"], [0.6667, "#35b779"], [0.7778, "#6ece58"], [0.8889, "#b5de2b"], [1, "#fde725"]], "opacity": 0.7, "scene": "scene", "showscale": false, "surfacecolor": {"elided": "20x20 float values"}, "type": "surface", "x": {"elided": "20x20 float values"}, "y": {"elided": "20x20 float values"}, "z": {"elided": "20x20 float values"}}, {"cmax": 0.7988, "cmin": 0.0004936, "colorscale": [[0, "#440154"], [0.1111, "#482878"], [0.2222, "#3e4989"], [0.3333, "#31688e"], [0.4444, "#26828e"], [0.5556, "#1f9e89"], [0.6667, "#35b779"], [0.7778, "#6ece58"], [0.8889, "#b5de2b"], [1, "#fde725"]], "opacity": 0.7, "scene": "scene2", "showscale": false, "surfacecolor": {"elided": "20x20 float values"}, "type": "surface", "x": {"elided": "20x20 float values"}, "y": {"elided": "20x20 float values"}, "z": {"elided": "20x20 float values"}}, {"cmax": 0.7988, "cmin": 0.0004936, "colorscale": [[0, "#440154"], [0.1111, "#482878"], [0.2222, "#3e4989"], [0.3333, "#31688e"], [0.4444, "#26828e"], [0.5556, "#1f9e89"], [0.6667, "#35b779"], [0.7778, "#6ece58"], [0.8889, "#b5de2b"], [1, "#fde725"]], "opacity": 0.7, "scene": "scene3", "showscale": false, "surfacecolor": {"elided": "20x20 float values"}, "type": "surface", "x": {"elided": "20x20 float values"}, "y": {"elided": "20x20 float values"}, "z": {"elided": "20x20 float values"}}, {"cmax": 0.7988, "cmin": 0.0004936, "colorscale": [[0, "#440154"], [0.1111, "#482878"], [0.2222, "#3e4989"], [0.3333, "#31688e"], [0.4444, "#26828e"], [0.5556, "#1f9e89"], [0.6667, "#35b779"], [0.7778, "#6ece58"], [0.8889, "#b5de2b"], [1, "#fde725"]], "opacity": 0.7, "scene": "scene4", "showscale": false, "surfacecolor": {"elided": "20x20 float values"}, "type": "surface", "x": {"elided": "20x20 float values"}, "y": {"elided": "20x20 float values"}, "z": {"elided": "20x20 float values"}}, {"cmax": 0.7988, "cmin": 0.0004936, "colorscale": [[0, "#440154"], [0.1111, "#482878"], [0.2222, "#3e4989"], [0.3333, "#31688e"], [0.4444, "#26828e"], [0.5556, "#1f9e89"], [0.6667, "#35b779"], [0.7778, "#6ece58"], [0.8889, "#b5de2b"], [1, "#fde725"]], "opacity": 0.7, "scene": "scene5", "showscale": false, "surfacecolor": {"elided": "20x20 float values"}, "type": "surface", "x": {"elided": "20x20 float values"}, "y": {"elided": "20x20 float values"}, "z": {"elided": "20x20 float values"}}], "layout": {"annotations": [{"font": {"size": 16}, "showarrow": false, "text": "temp: 0", "x": 0.084, "xanchor": "center", "xref": "paper", "y": 1, "yanchor": "bottom", "yref": "paper"}, {"font": {"size": 16}, "showarrow": false, "text": "temp: 0.25", "x": 0.292, "xanchor": "center", "xref": "paper", "y": 1, "yanchor": "bottom", "yref": "paper"}, {"font": {"size": 16}, "showarrow": false, "text": "temp: 0.5", "x": 0.5, "xanchor": "center", "xref": "paper", "y": 1, "yanchor": "bottom", "yref": "paper"}, {"font": {"size": 16}, "showarrow": false, "text": "temp: 0.75", "x": 0.708, "xanchor": "center", "xref": "paper", "y": 1, "yanchor": "bottom", "yref": "paper"}, {"font": {"size": 16}, "showarrow": false, "text": "temp: 1.0", "x": 0.916, "xanchor": "center", "xref": "paper", "y": 1, "yanchor": "bottom", "yref": "paper"}], "height": 400, "margin": {"b": 50, "l": 50, "r": 50, "t": 50}, "scene": {"domain": {"x": [0, 0.168], "y": [0, 1]}, "xaxis": {"title": {"text": "time"}}, "yaxis": {"title": {"text": "sulf"}}, "zaxis": {"title": {"text": "anly"}}}, "scene2": {"domain": {"x": [0.208, 0.376], "y": [0, 1]}, "xaxis": {"title": {"text": "time"}}, "yaxis": {"title": {"text": "sulf"}}, "zaxis": {"title": {"text": "anly"}}}, "scene3": {"domain": {"x": [0.416, 0.584], "y": [0, 1]}, "xaxis": {"title": {"text": "time"}}, "yaxis": {"title": {"text": "sulf"}}, "zaxis": {"title": {"text": "anly"}}}, "scene4": {"domain": {"x": [0.624, 0.792], "y": [0, 1]}, "xaxis": {"title": {"text": "time"}}, "yaxis": {"title": {"text": "sulf"}}, "zaxis": {"title": {"text": "anly"}}}, "scene5": {"domain": {"x": [0.832, 1], "y": [0, 1]}, "xaxis": {"title": {"text": "time"}}, "yaxis": {"title": {"text": "sulf"}}, "zaxis": {"title": {"text": "anly"}}}, "width": 1300}}
